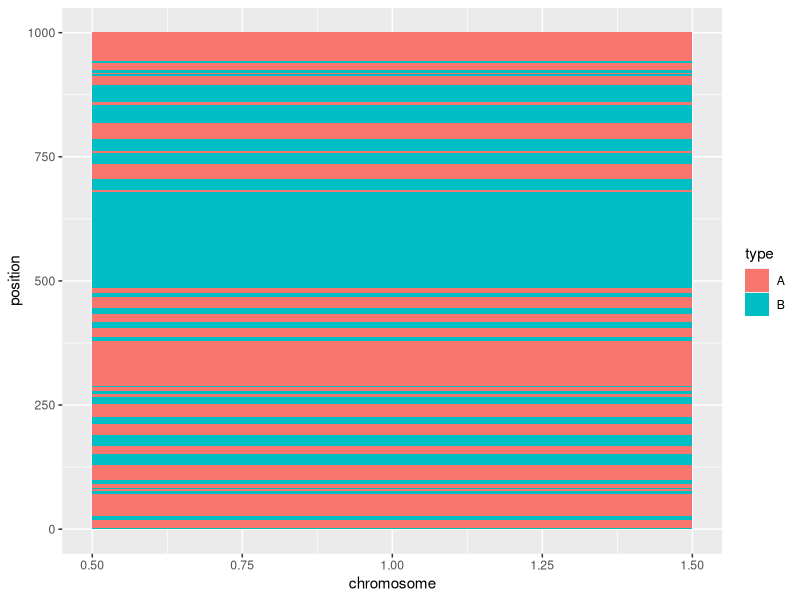
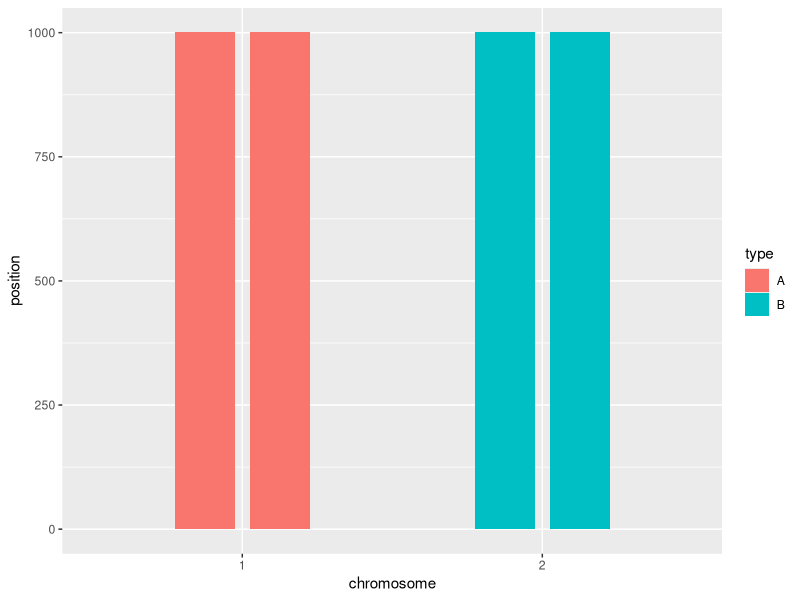

Here is the R script that generated these plots, in order: (Note: this script raises an error after producing the figures.)
# Admixing chromosomes in R
library(tidyverse)


# Building chromosomes
df <- data.frame("chromosome" = c(rep(c(1), 1000), rep(c(2), 1000)), 
                 "position" = c(1:1000, 1:1000),
                 "type" = c(rep(c("A"), 1000), rep(c("B"), 1000)))


types <- c("A", "B")
ancestry_choice <- sample(types, size = 1, prob = c(0.5, 0.5))


output <- data.frame(matrix(ncol=3, nrow=1000))
for(i in 1:1000){
  
  recombination <- sample(c(TRUE, FALSE), size = 1, prob = c(0.05, 1 - 0.05))
  
  if(recombination == FALSE){
    chr_pos <- filter(df, position == i & type %in% ancestry_choice)
    output[i, ] <- chr_pos
    output[i,]
    
  } else{
    ancestry_choice <- types[!types %in%ancestry_choice]
    chr_pos <- filter(df, position == i & type %in% ancestry_choice)
    output[i, ] <- chr_pos
    output[i,]
  }
  
}

output %>%
  select("position" = X2, "type" = X3) %>% 
  mutate("chromosome" = rep(1, 1000)) %>%
  ggplot(aes(chromosome, position, fill = type)) +
  geom_tile()

##############################
## EXAMPLE -- 
filter(df, type %in% ancestry_choice)
filter(df, !(type %in% ancestry_choice))
output <- data.frame(matrix(ncol=3, nrow=1000))
i <- 467
chr_pos <- filter(df, position == i & type == "B")
output[i, ] <- chr_pos
output[i,]
############################


### Diploid individual
# Parental individuals
df <- data.frame("chromosome" = c(rep(c("1"), 1000), rep(c("2"), 1000)), 
                 "position" = c(1:1000, 1:1000),
                 "cromatide1" = rep(1, 2000),
                 "cromatide2" = rep(2, 2000),
                 "type" = c(rep(c("A"), 1000), rep(c("B"), 1000))) %>%
  pivot_longer(c(cromatide1, cromatide2), names_to = "cromatide", values_to = "valor_cromatide")

df %>%
  ggplot(aes(chromosome, position, group = cromatide, fill = type)) +
  geom_tile(width=0.4, position = position_dodge(width=0.5))


# First generation
cromatides <- c("cromatide1", "cromatide2")

cromatide_choice <- sample(cromatides, size = 1, prob = c(0.5, 0.5))
A <- filter(df, cromatide %in% cromatide_choice & type == "A")

cromatide_choice <- sample(cromatides, size = 1, prob = c(0.5, 0.5))
B <- filter(df, cromatide %in% cromatide_choice & type == "B")

A %>% rbind(B) %>%
  select(position, type, cromatide) %>%
  mutate("chromosome" = rep(1, 2000))

df_ger1 <- df %>%
  add_rownames() %>% 
  select(rowname, chromosome, position, type) %>%
  mutate(rowname = as.numeric(rowname)) %>%
  mutate("cromatide" = case_when(
      rowname <= 1000 ~ "cromatide1",
      rowname > 1000 ~ "cromatide2"
      ))

df_ger1 %>% View()
  group_by(cromatide) %>%
  distinct(position, .keep_all = TRUE) %>% View()
  ggplot(aes(chromosome, position, group = cromatide, fill = type)) +
  geom_tile(position = position_dodge(width = 0.5))
